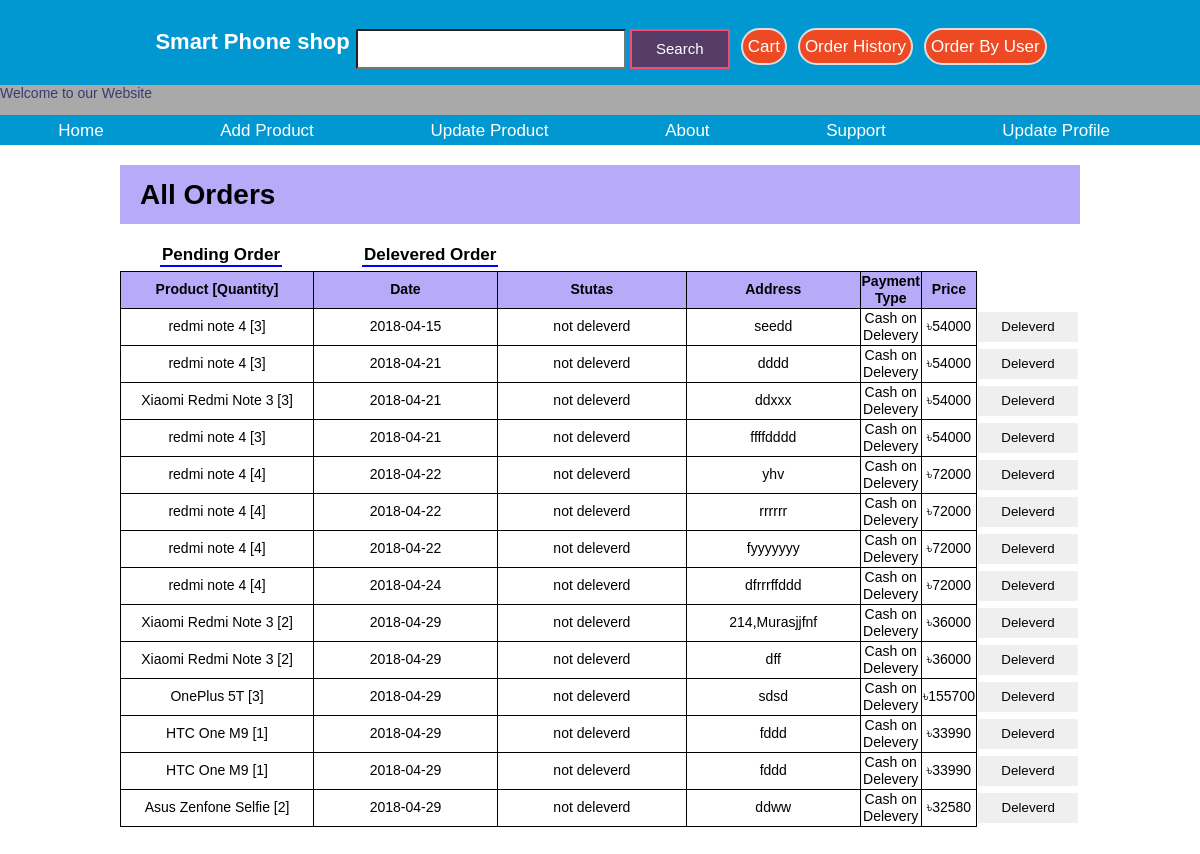
/PhP/FullOrder.php (signed in), run on the app's committed database.
### tables this page shows
CREATE TABLE `order` (
  `O_ID` int(11) NOT NULL,
  `Email` varchar(50) DEFAULT NULL,
  `Product` varchar(5000) NOT NULL,
  `Date` date NOT NULL,
  `Stutas` varchar(50) NOT NULL,
  `Address` varchar(500) NOT NULL,
  `Payment Type` varchar(50) NOT NULL,
  `Price` int(40) NOT NULL
);

### PhP/database.php (called while the page is built, shortened)
<?php
function getJSONFromDB($sql){
	$conn = mysqli_connect("localhost", "root", "","project");
	$result = mysqli_query($conn, $sql)or die(mysqli_error($conn));
	$arr=array();
	while($row = mysqli_fetch_assoc($result)) {
		$arr[]=$row;
	}
	return json_encode($arr);
}
?>

### PhP/FullOrder.php (the view, shortened to what this page needs)
<!DOCTYPE html>
<html lang="en">
<head>
    <link rel="stylesheet" href="../CSS/Fullorder.css">
</head>
  <?php
include("Home2.php");
?>
<body>
    <center>
 <div class="Header" align="left">
 <h1>All Orders</h1>
 </div>
 <div class ='cart'>
 <?php
echo "<span class='span' onclick='show_pending()'>Pending Order</span>";
echo "<span class='span margin' onclick='show_delevered()'>Delevered Order</span>";
?>
  <table class="table" id="otable" >
    <?php
$sql="SELECT `O_ID`, `Product`, `Date`, `Stutas`, `Address`, `Payment Type`, `Price` FROM `order` WHERE `Stutas` ='not deleverd'";
$js=getJSONFromDB($sql);
$ar=json_decode($js,true);
if($ar==null)
{
    echo "<tr><td><h2>No items were found.<h2></td></tr>";
}
elseif ($ar!=null) {
    echo "<tr><th>Product [Quantity]</th><th>Date</th><th>Stutas</th><th>Address</th><th>Payment Type</th><th>Price</th></tr>";
    foreach ($ar as $p) {
        echo "<tr><td class ='vlu'>".$p['Product']."</td><td class ='vlu lol'>".$p['Date']."</td><td class ='vlu lol'  >".$p['Stutas']."</td><td class ='vlu'  >".$p['Address']."</td><td class ='vlu'  >".$p['Payment Type']."</td><td class ='vlu'>&#2547;".$p['Price']."</td><td><button class='buton' onclick=changestutas('".$p['O_ID']."')>Deleverd</button></td></tr>";
    }
}
?>
  </table>
  <div class="btn">
</div>
 </div>
</center>
</body>
</html>

### CSS/Fullorder.css (style rules this page uses)
.table { text-align: center; }
.Header { width: 80%; margin-top: 20px; align-self: center; overflow: auto; padding: 2px 20px; background-color: rgba(83, 56, 240, 0.425); color: black; }
.table { width: 100%; color: black; border-collapse: collapse; text-align: center; }
th, td.vlu { height: 30px; border: .5px solid black; width: 26%; }
th { background: rgba(83, 56, 240, 0.425); }
.cart { width: 80%; min-height: 400px; margin-top: 20px; align-self: center; overflow: auto; color: black; }
.btn { margin-top: 20px; min-height: 200px; width: 80%; }
.buton { border: none; width: 100px; height: 30px; padding: 5px; }
.span { float: left; font-size: 17px; font-weight: bolder; padding: 2px; margin-bottom: 4px; margin-left: 40px; border-bottom: 2px solid blue; }
.margin { margin-left: 80px; }

### CSS/hp.css (style rules this page uses)
html { -ms-text-size-adjust:100%;-webkit-text-size-adjust:100% }
body { margin:0 }
html { box-sizing:border-box }
*,*:before,*:after { box-sizing:inherit; }
.body1 { background-repeat: no-repeat; background-position: center center; background-size: cover; font-family: arial; font-size: 14px; line-height: 17px; color: #393C71; }

### data on the page
order: Product "redmi note 4 [3]", Date "2018-04-15", Stutas "not deleverd", Address "seedd", Payment Type "Cash on Delevery", Price "54000"
order: Product "redmi note 4 [3]", Date "2018-04-21", Stutas "not deleverd", Address "dddd", Payment Type "Cash on Delevery", Price "54000"
order: Product "Xiaomi Redmi Note 3 [3]", Date "2018-04-21", Stutas "not deleverd", Address "ddxxx", Payment Type "Cash on Delevery", Price "54000"
order: Product "redmi note 4 [3]", Date "2018-04-21", Stutas "not deleverd", Address "ffffdddd", Payment Type "Cash on Delevery", Price "54000"
order: Product "redmi note 4 [4]", Date "2018-04-22", Stutas "not deleverd", Address "yhv", Payment Type "Cash on Delevery", Price "72000"
order: Product "redmi note 4 [4]", Date "2018-04-22", Stutas "not deleverd", Address "rrrrrr", Payment Type "Cash on Delevery", Price "72000"
order: Product "redmi note 4 [4]", Date "2018-04-22", Stutas "not deleverd", Address "fyyyyyyy", Payment Type "Cash on Delevery", Price "72000"
order: Product "redmi note 4 [4]", Date "2018-04-24", Stutas "not deleverd", Address "dfrrrffddd", Payment Type "Cash on Delevery", Price "72000"
order: Product "Xiaomi Redmi Note 3 [2]", Date "2018-04-29", Stutas "not deleverd", Address "214,Murasjjfnf", Payment Type "Cash on Delevery", Price "36000"
order: Product "Xiaomi Redmi Note 3 [2]", Date "2018-04-29", Stutas "not deleverd", Address "dff", Payment Type "Cash on Delevery", Price "36000"
order: Product "OnePlus 5T [3]", Date "2018-04-29", Stutas "not deleverd", Address "sdsd", Payment Type "Cash on Delevery", Price "155700"
order: Product "HTC One M9 [1]", Date "2018-04-29", Stutas "not deleverd", Address "fddd", Payment Type "Cash on Delevery", Price "33990"
order: Product "HTC One M9 [1]", Date "2018-04-29", Stutas "not deleverd", Address "fddd", Payment Type "Cash on Delevery", Price "33990"
order: Product "Asus Zenfone Selfie [2]", Date "2018-04-29", Stutas "not deleverd", Address "ddww", Payment Type "Cash on Delevery", Price "32580"
